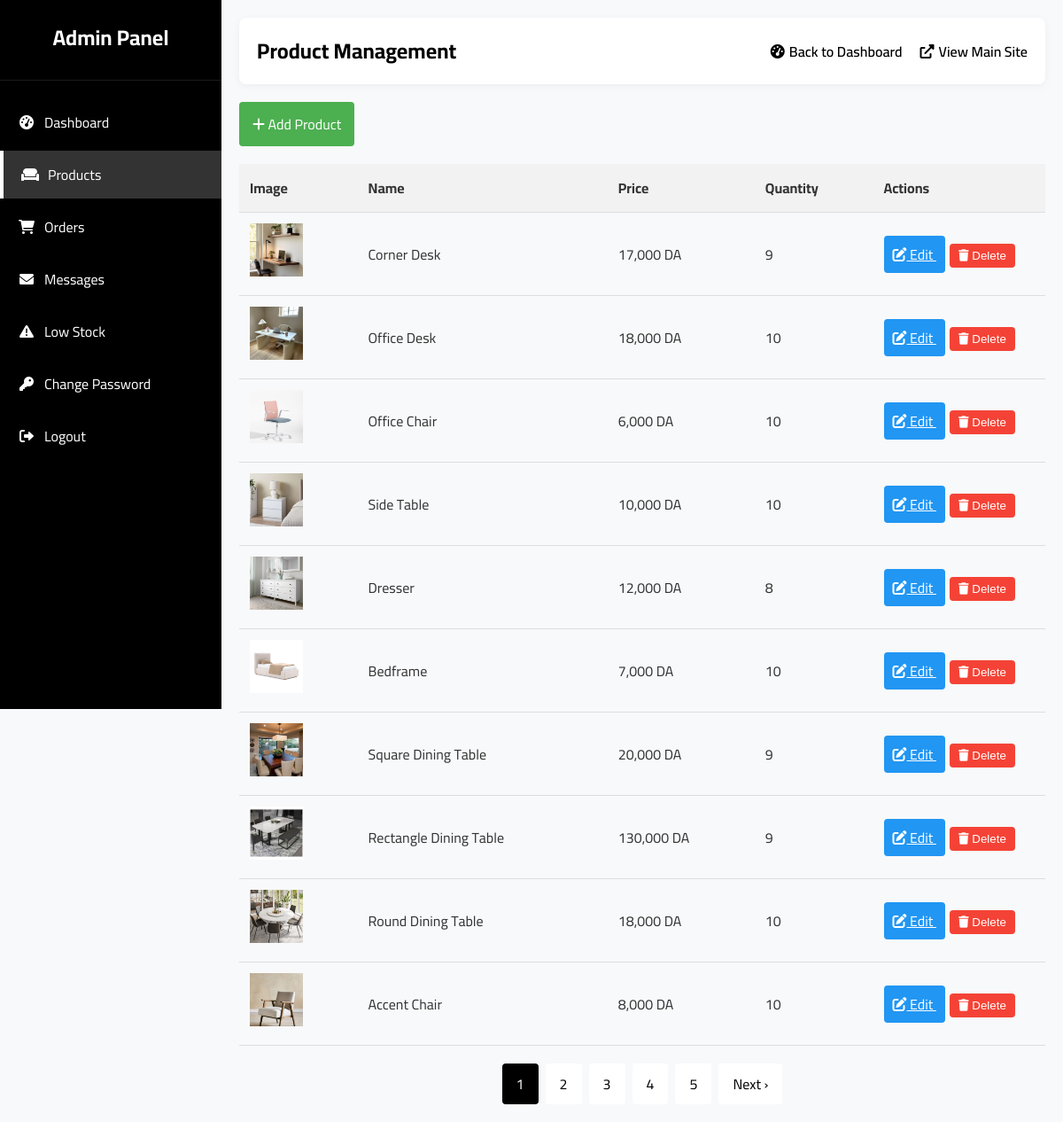
Screenshot of /admin_products.php with the database file from the repository.
### tables this page shows
CREATE TABLE `products` (
  `product_id` int(11) NOT NULL,
  `product_name` varchar(255) NOT NULL,
  `product_price` decimal(10,2) NOT NULL,
  `product_description` text DEFAULT NULL,
  `product_image` varchar(255) NOT NULL,
  `category` varchar(100) NOT NULL,
  `created_at` timestamp NOT NULL DEFAULT current_timestamp(),
  `product_image2` varchar(255) DEFAULT NULL,
  `product_image3` varchar(255) DEFAULT NULL,
  `product_image4` varchar(255) DEFAULT NULL,
  `product_quantity` int(11) NOT NULL DEFAULT 10
);

### admin_products.php (the view, shortened to what this page needs)
<?php
include('connection.php');
$results_per_page = 10;
$page = isset($_GET['page']) ? (int)$_GET['page'] : 1;
$offset = ($page - 1) * $results_per_page;
$count_query = "SELECT COUNT(*) AS total FROM products";
$count_result = $conn->query($count_query);
$total_rows = $count_result->fetch_assoc()['total'];
$total_pages = ceil($total_rows / $results_per_page);
$query = "SELECT * FROM products ORDER BY created_at DESC LIMIT ?, ?";
$stmt = $conn->prepare($query);
$stmt->bind_param("ii", $offset, $results_per_page);
$stmt->execute();
$products = $stmt->get_result();
?>
<!DOCTYPE html>
<html lang="en">
<head>
    <link rel="stylesheet" href="https://cdnjs.cloudflare.com/ajax/libs/font-awesome/6.0.0/css/all.min.css">
    <link rel="stylesheet" href="admin_styles.css">
</head>
<body>
    <div class="admin-container">
        <?php include('admin_sidebar.php'); ?>
        <div class="admin-content">
            <div class="admin-header">
                <h1>Product Management</h1>
                <div class="header-actions">
                    <a href="dashaboard.php" class="back-to-dashboard">
                        <i class="fas fa-tachometer-alt"></i> Back to Dashboard
                    </a>
                    <a href="index.php" class="back-to-site">
                        <i class="fas fa-external-link-alt"></i> View Main Site
                    </a>
                </div>
            </div>
            <div class="container">
                <div class="header">
                    <a href="admin_add_product.php" class="add-btn">
                        <i class="fas fa-plus"></i> Add Product
                    </a>
                </div>
                <table>
                    <thead>
                        <tr>
                            <th>Image</th>
                            <th>Name</th>
                            <th>Price</th>
                        <th>Quantity</th>
                            <th>Actions</th>
                        </tr>
                    </thead>
                    <tbody>
                        <?php if($products && $products->num_rows > 0): ?>
                            <?php while($product = $products->fetch_assoc()): ?>
                                <tr>
                                    <td>
                                        <img src="assets/imgs/<?php echo $product['product_image']; ?>"
                                             class="product-img"
                                             alt="<?php echo htmlspecialchars($product['product_name']); ?>">
                                    </td>
                                    <td><?php echo htmlspecialchars($product['product_name']); ?></td>
                                    <td><?php echo number_format($product['product_price']); ?> DA</td>
                                    <td><?php echo $product['product_quantity']; ?></td>
                                    <td>
                                        <a href="admin_edit_product.php?id=<?php echo $product['product_id']; ?>"
                                           class="action-btn edit-btn">
                                            <i class="fas fa-edit"></i> Edit
                                        </a>
                                        <button onclick="confirmDelete(<?php echo $product['product_id']; ?>)"
                                                class="action-btn delete-btn">
                                            <i class="fas fa-trash"></i> Delete
                                        </button>
                                    </td>
                                </tr>
                            <?php endwhile; ?>
                        <?php else: ?>
                            <tr>
                                <td colspan="5" style="text-align: center;">No products found</td>
                            </tr>
                        <?php endif; ?>
                    </tbody>
                </table>
                <div class="pagination">
                    <?php
                    $visible_pages = 5;
                    $start_page = max(1, $page - floor($visible_pages / 2));
                    $end_page = min($total_pages, $start_page + $visible_pages - 1);
                    for ($i = $start_page; $i <= $end_page; $i++):
                    ?>
                        <a href="admin_products.php?page=<?php echo $i; ?>" <?php echo ($i == $page) ? 'class="active"' : ''; ?>>
                            <?php echo $i; ?>
                        </a>
                    <?php endfor; ?>
                    <?php if ($page < $total_pages): ?>
                        <a href="admin_products.php?page=<?php echo $page + 1; ?>">Next &rsaquo;</a>
                    <?php endif; ?>
                </div>
            </div>
        </div>
    </div>
</body>
</html>

### admin_sidebar.php (shortened to what this page needs)
<?php
$current_page = basename($_SERVER['PHP_SELF']);
?>
<div class="admin-sidebar">
    <div class="sidebar-header">
        <h2>Admin Panel</h2>
    </div>
    <ul class="sidebar-menu">
        <li>
            <a href="dashaboard.php" <?php echo ($current_page == 'dashaboard.php') ? 'class="active"' : ''; ?>>
                <i class="fas fa-tachometer-alt"></i>
                <span>Dashboard</span>
            </a>
        </li>
        <li>
            <a href="admin_products.php" <?php echo ($current_page == 'admin_products.php' || $current_page == 'admin_add_product.php' || $current_page == 'admin_edit_product.php') ? 'class="active"' : ''; ?>>
                <i class="fas fa-couch"></i>
                <span>Products</span>
            </a>
        </li>
        <li>
            <a href="admin_orders.php" <?php echo ($current_page == 'admin_orders.php') ? 'class="active"' : ''; ?>>
                <i class="fas fa-shopping-cart"></i>
                <span>Orders</span>
            </a>
        </li>
        <li>
            <a href="admin_messages.php" <?php echo ($current_page == 'admin_messages.php') ? 'class="active"' : ''; ?>>
                <i class="fas fa-envelope"></i>
                <span>Messages</span>
            </a>
        </li>
        <li>
            <a href="lowstocks.php" <?php echo ($current_page == 'lowstocks.php') ? 'class="active"' : ''; ?>>
                <i class="fas fa-exclamation-triangle"></i>
                <span>Low Stock</span>
            </a>
        </li>
        <li>
            <a href="admin_change_password.php" <?php echo ($current_page == 'admin_change_password.php') ? 'class="active"' : ''; ?>>
                <i class="fas fa-key"></i>
                <span>Change Password</span>
            </a>
        </li>
        <li>
            <a href="admin.php?logout=1">
                <i class="fas fa-sign-out-alt"></i>
                <span>Logout</span>
            </a>
        </li>
    </ul>
</div>

### admin_styles.css (style rules this page uses)
:root { --sidebar-width: 250px; --header-height: 60px; --primary-color: #000; --secondary-color: #f8f9fa; --accent-color: #333; --text-color: #333; --light-text: #666; --danger-color: #dc3545; --warning-color: #ffc107; --success-color: #28a745; --info-color: #17a2b8; }
* { margin: 0; padding: 0; box-sizing: border-box; }
body { font-family: 'Cairo', sans-serif; background-color: var(--secondary-color); color: var(--text-color); min-height: 100vh; }
.admin-container { display: flex; min-height: 100vh; }
.admin-sidebar { width: var(--sidebar-width); background-color: var(--primary-color); color: white; position: fixed; height: 100vh; overflow-y: auto; transition: all 0.3s ease; z-index: 1000; }
.sidebar-header { padding: 20px; text-align: center; border-bottom: 1px solid rgba(255, 255, 255, 0.1); }
.sidebar-header h2 { font-size: 1.5rem; margin-bottom: 5px; }
.sidebar-menu { list-style: none; padding: 20px 0; }
.sidebar-menu li { margin-bottom: 5px; }
.sidebar-menu a { display: flex; align-items: center; padding: 12px 20px; color: white; text-decoration: none; transition: all 0.3s ease; }
.sidebar-menu a.active { background-color: rgba(255, 255, 255, 0.2); border-left: 4px solid white; }
.sidebar-menu i { margin-right: 10px; width: 20px; text-align: center; }
.admin-content { flex: 1; margin-left: var(--sidebar-width); padding: 20px; }
.admin-header { display: flex; justify-content: space-between; align-items: center; margin-bottom: 30px; }
.admin-header h1 { font-size: 1.8rem; font-weight: 700; }

### rows the page displays
products: product_image (picture), product_name "Corner Desk", product_price "17,000", product_quantity "9"
products: product_image (picture), product_name "Office Desk", product_price "18,000", product_quantity "10"
products: product_image (picture), product_name "Office Chair", product_price "6,000", product_quantity "10"
products: product_image (picture), product_name "Side Table", product_price "10,000", product_quantity "10"
products: product_image (picture), product_name "Dresser", product_price "12,000", product_quantity "8"
products: product_image (picture), product_name "Bedframe", product_price "7,000", product_quantity "10"
products: product_image (picture), product_name "Square Dining Table", product_price "20,000", product_quantity "9"
products: product_image (picture), product_name "Rectangle Dining Table", product_price "130,000", product_quantity "9"
products: product_image (picture), product_name "Round Dining Table", product_price "18,000", product_quantity "10"
products: product_image (picture), product_name "Accent Chair", product_price "8,000", product_quantity "10"
